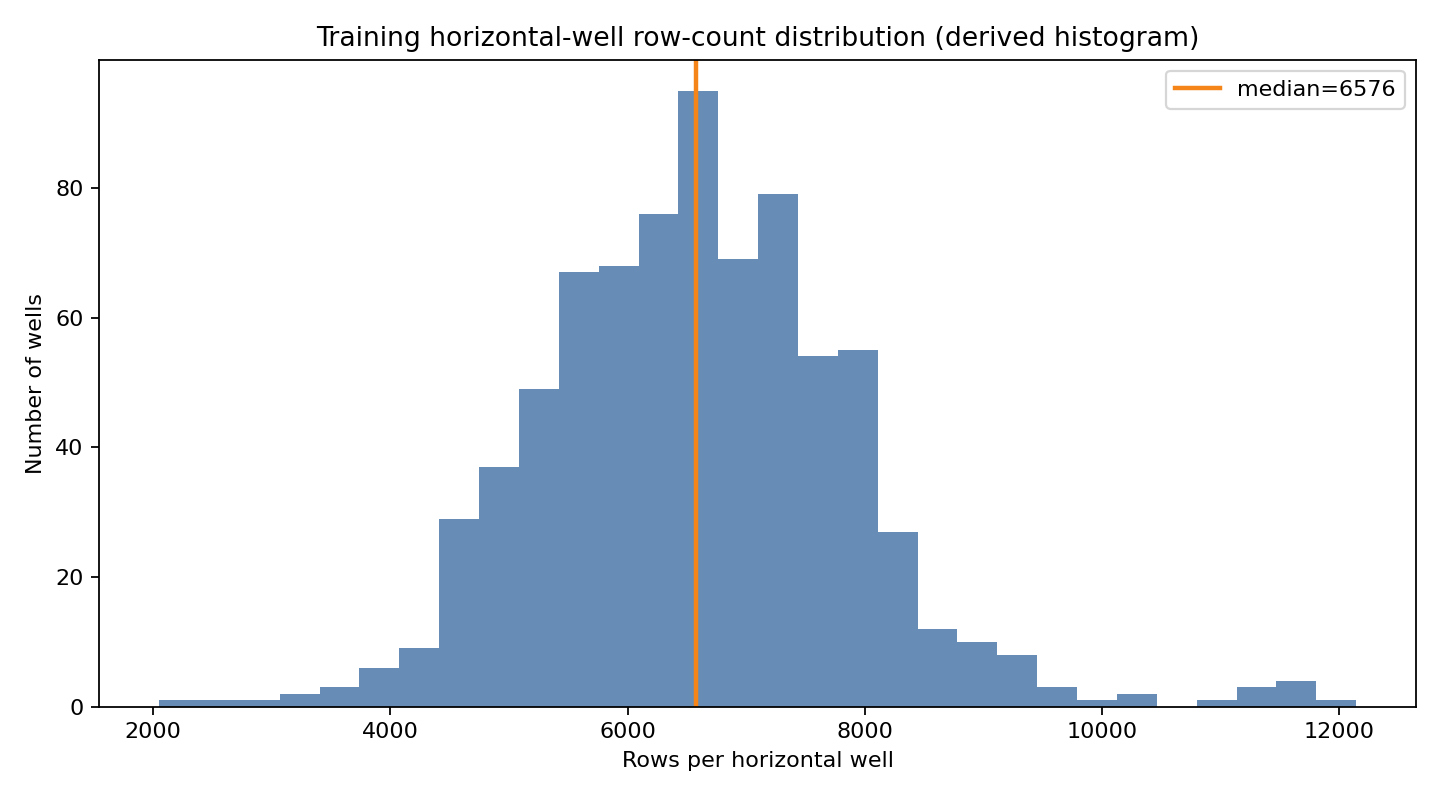

Source code (Python):
import json
from pathlib import Path
import matplotlib.pyplot as plt
p=Path(__file__).with_suffix('.json')
data=json.loads(p.read_text())
labels=[s['label'] for s in data['series']]
vals=[s['value'] for s in data['series']]
centers=[(s['bin_left']+s['bin_right'])/2 for s in data['series']]
widths=[s['bin_right']-s['bin_left'] for s in data['series']]
fig, ax=plt.subplots(figsize=(9,5))
ax.bar(centers, vals, width=widths, color='#4c78a8', alpha=.85, align='center')
ax.axvline(data['median_rows'], color='#f58518', lw=2, label=f"median={data['median_rows']:.0f}")
ax.set_title(data['title'])
ax.set_xlabel('Rows per horizontal well')
ax.set_ylabel('Number of wells')
ax.legend()
fig.tight_layout(); fig.savefig(Path(__file__).with_suffix('.png'), dpi=160)
